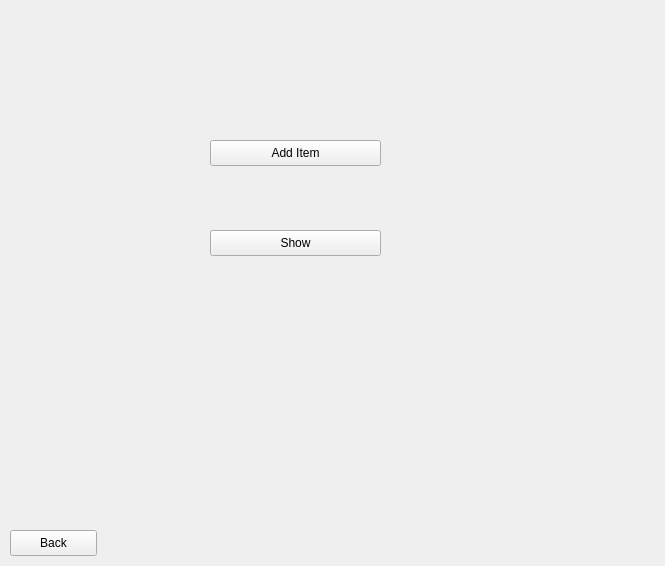
<?xml version="1.0" encoding="UTF-8"?>
<ui version="4.0">
 <class>UserPage</class>
 <widget class="QWidget" name="UserPage">
  <property name="geometry">
   <rect>
    <x>0</x>
    <y>0</y>
    <width>665</width>
    <height>566</height>
   </rect>
  </property>
  <property name="windowTitle">
   <string>Form</string>
  </property>
  <widget class="QPushButton" name="AddItem">
   <property name="geometry">
    <rect>
     <x>210</x>
     <y>140</y>
     <width>171</width>
     <height>26</height>
    </rect>
   </property>
   <property name="text">
    <string>Add Item</string>
   </property>
  </widget>
  <widget class="QPushButton" name="Show">
   <property name="geometry">
    <rect>
     <x>210</x>
     <y>230</y>
     <width>171</width>
     <height>26</height>
    </rect>
   </property>
   <property name="text">
    <string>Show</string>
   </property>
  </widget>
  <widget class="QPushButton" name="BacK">
   <property name="geometry">
    <rect>
     <x>10</x>
     <y>530</y>
     <width>87</width>
     <height>26</height>
    </rect>
   </property>
   <property name="text">
    <string>Back</string>
   </property>
  </widget>
 </widget>
 <resources/>
 <connections/>
</ui>
